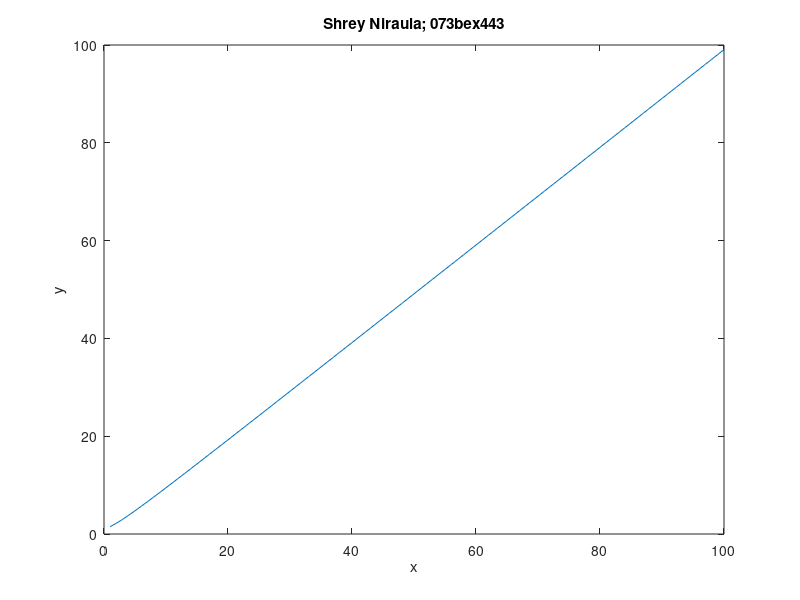

Here is the MATLAB script that generated this plot:
% Plot f(x)for 0<x<=100. if f(x)=(x^2+2x+3)/(x+3)

x = 1:1:100;
y = (x.*x+2*x+3)./(x+3);  % use of ./

plot(x,y);
xlabel('x');
ylabel('y');
title('Shrey Niraula; 073bex443');